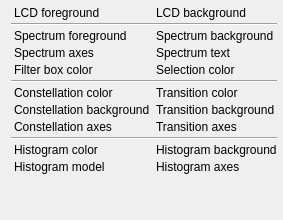
     <widget class="QWidget" name="tab">
      <attribute name="title">
       <string>Colors</string>
      </attribute>
      <layout class="QGridLayout" name="gridLayout_9">
       <property name="topMargin">
        <number>6</number>
       </property>
       <property name="rightMargin">
        <number>6</number>
       </property>
       <property name="bottomMargin">
        <number>6</number>
       </property>
       <property name="spacing">
        <number>3</number>
       </property>
       <item row="12" column="2">
        <widget class="ColorChooserButton" name="histogramAxesColor"/>
       </item>
       <item row="6" column="0" colspan="4">
        <widget class="Line" name="line">
         <property name="orientation">
          <enum>Qt::Horizontal</enum>
         </property>
        </widget>
       </item>
       <item row="7" column="2">
        <widget class="ColorChooserButton" name="transitionFgColor"/>
       </item>
       <item row="7" column="1">
        <widget class="QLabel" name="label_31">
         <property name="text">
          <string>Constellation color</string>
         </property>
        </widget>
       </item>
       <item row="9" column="0">
        <widget class="ColorChooserButton" name="constellationAxesColor"/>
       </item>
       <item row="7" column="3">
        <widget class="QLabel" name="label_34">
         <property name="text">
          <string>Transition color</string>
         </property>
        </widget>
       </item>
       <item row="11" column="0">
        <widget class="ColorChooserButton" name="histogramFgColor"/>
       </item>
       <item row="9" column="3">
        <widget class="QLabel" name="label_36">
         <property name="text">
          <string>Transition axes</string>
         </property>
        </widget>
       </item>
       <item row="8" column="0">
        <widget class="ColorChooserButton" name="constellationBgColor"/>
       </item>
       <item row="12" column="0">
        <widget class="ColorChooserButton" name="histogramModelColor"/>
       </item>
       <item row="12" column="1">
        <widget class="QLabel" name="label_38">
         <property name="text">
          <string>Histogram model</string>
         </property>
        </widget>
       </item>
       <item row="11" column="2">
        <widget class="ColorChooserButton" name="histogramBgColor"/>
       </item>
       <item row="8" column="2">
        <widget class="ColorChooserButton" name="transitionBgColor"/>
       </item>
       <item row="9" column="1">
        <widget class="QLabel" name="label_33">
         <property name="text">
          <string>Constellation axes</string>
         </property>
        </widget>
       </item>
       <item row="8" column="1">
        <widget class="QLabel" name="label_32">
         <property name="text">
          <string>Constellation background</string>
         </property>
        </widget>
       </item>
       <item row="0" column="0">
        <widget class="ColorChooserButton" name="lcdFgColor">
         <property name="color">
          <color>
           <red>255</red>
           <green>0</green>
           <blue>0</blue>
          </color>
         </property>
        </widget>
       </item>
       <item row="0" column="1">
        <widget class="QLabel" name="label_27">
         <property name="text">
          <string>LCD foreground</string>
         </property>
        </widget>
       </item>
       <item row="10" column="0" colspan="4">
        <widget class="Line" name="line_2">
         <property name="orientation">
          <enum>Qt::Horizontal</enum>
         </property>
        </widget>
       </item>
       <item row="9" column="2">
        <widget class="ColorChooserButton" name="transitionAxesColor"/>
       </item>
       <item row="3" column="0">
        <widget class="ColorChooserButton" name="spectrumFgColor"/>
       </item>
       <item row="7" column="0">
        <widget class="ColorChooserButton" name="constellationFgColor"/>
       </item>
       <item row="3" column="2">
        <widget class="ColorChooserButton" name="spectrumBgColor"/>
       </item>
       <item row="13" column="1">
        <spacer name="verticalSpacer">
         <property name="orientation">
          <enum>Qt::Vertical</enum>
         </property>
         <property name="sizeHint" stdset="0">
          <size>
           <width>20</width>
           <height>40</height>
          </size>
         </property>
        </spacer>
       </item>
       <item row="3" column="1">
        <widget class="QLabel" name="label_29">
         <property name="text">
          <string>Spectrum foreground</string>
         </property>
        </widget>
       </item>
       <item row="0" column="2">
        <widget class="ColorChooserButton" name="lcdBgColor"/>
       </item>
       <item row="3" column="3">
        <widget class="QLabel" name="label_30">
         <property name="text">
          <string>Spectrum background</string>
         </property>
        </widget>
       </item>
       <item row="2" column="0" colspan="4">
        <widget class="Line" name="line_3">
         <property name="orientation">
          <enum>Qt::Horizontal</enum>
         </property>
        </widget>
       </item>
       <item row="0" column="3">
        <widget class="QLabel" name="label_28">
         <property name="text">
          <string>LCD background</string>
         </property>
        </widget>
       </item>
       <item row="11" column="3">
        <widget class="QLabel" name="label_39">
         <property name="text">
          <string>Histogram background</string>
         </property>
        </widget>
       </item>
       <item row="12" column="3">
        <widget class="QLabel" name="label_40">
         <property name="text">
          <string>Histogram axes</string>
         </property>
        </widget>
       </item>
       <item row="11" column="1">
        <widget class="QLabel" name="label_37">
         <property name="text">
          <string>Histogram color</string>
         </property>
        </widget>
       </item>
       <item row="8" column="3">
        <widget class="QLabel" name="label_35">
         <property name="text">
          <string>Transition background</string>
         </property>
        </widget>
       </item>
       <item row="4" column="0">
        <widget class="ColorChooserButton" name="spectrumAxesColor"/>
       </item>
       <item row="4" column="1">
        <widget class="QLabel" name="label_41">
         <property name="text">
          <string>Spectrum axes</string>
         </property>
        </widget>
       </item>
       <item row="4" column="3">
        <widget class="QLabel" name="label_42">
         <property name="text">
          <string>Spectrum text</string>
         </property>
        </widget>
       </item>
       <item row="4" column="2">
        <widget class="ColorChooserButton" name="spectrumTextColor"/>
       </item>
       <item row="5" column="0">
        <widget class="ColorChooserButton" name="filterBoxColor"/>
       </item>
       <item row="5" column="1">
        <widget class="QLabel" name="label_6">
         <property name="text">
          <string>Filter box color</string>
         </property>
        </widget>
       </item>
       <item row="5" column="2">
        <widget class="ColorChooserButton" name="selectionColor"/>
       </item>
       <item row="5" column="3">
        <widget class="QLabel" name="label_8">
         <property name="text">
          <string>Selection color</string>
         </property>
        </widget>
       </item>
      </layout>
     </widget>
